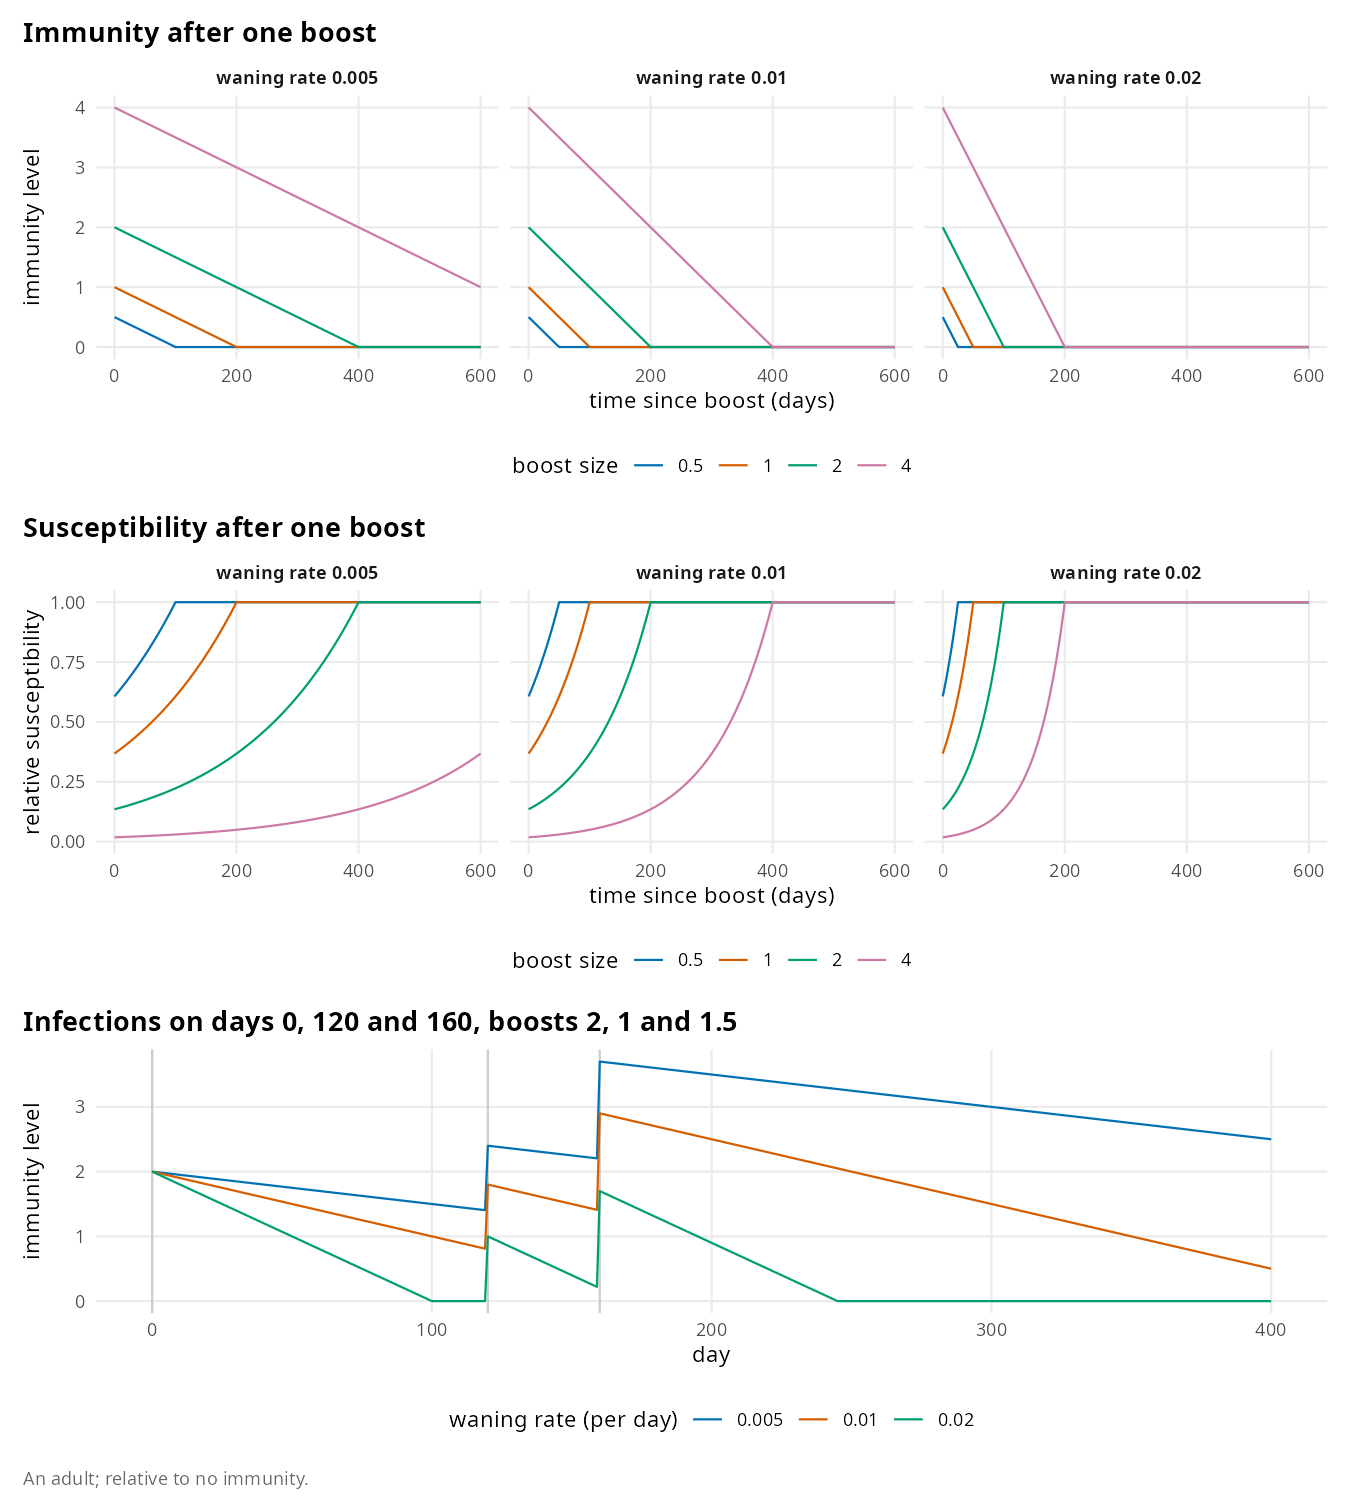

This chart was generated by the following R code:
# Expected: after a boost, immunity declines linearly at the waning rate
# and reaches zero after boost size / waning rate days, so larger boosts
# and slower waning protect for longer. Relative susceptibility,
# exp(-immunity), therefore rises slowly at first and then quickly, and
# reaches 1 abruptly when immunity is lost. Each infection adds its boost
# to the immunity that remains, so repeated infections close together
# build up immunity, and faster waning lets less of it build up.

source("reports/theme.R")
library(patchwork)

over_time <- read_draws("immunity_over_time")
repeated <- read_draws("repeated_infections")
over_time$waning <- paste("waning rate", over_time$waning_rate)

immunity_figure <- ggplot(over_time, aes(time_since_boost, immunity_level,
                                         colour = factor(boost_size))) +
  geom_line() +
  facet_wrap(~ waning) +
  labs(x = "time since boost (days)", y = "immunity level",
       colour = "boost size", title = "Immunity after one boost")

susceptibility_figure <- ggplot(over_time,
                                aes(time_since_boost,
                                    relative_susceptibility,
                                    colour = factor(boost_size))) +
  geom_line() +
  facet_wrap(~ waning) +
  scale_y_continuous(limits = c(0, 1)) +
  labs(x = "time since boost (days)", y = "relative susceptibility",
       colour = "boost size", title = "Susceptibility after one boost")

repeated_figure <- ggplot(repeated, aes(day, immunity_level,
                                        colour = factor(waning_rate))) +
  geom_vline(xintercept = c(0, 120, 160), colour = "grey80") +
  geom_line() +
  labs(x = "day", y = "immunity level", colour = "waning rate (per day)",
       title = "Infections on days 0, 120 and 160, boosts 2, 1 and 1.5")

figure <- immunity_figure / susceptibility_figure / repeated_figure +
  plot_annotation(caption = "An adult; relative to no immunity.")
save_figure(figure, "immunity", width = 9, height = 10)
